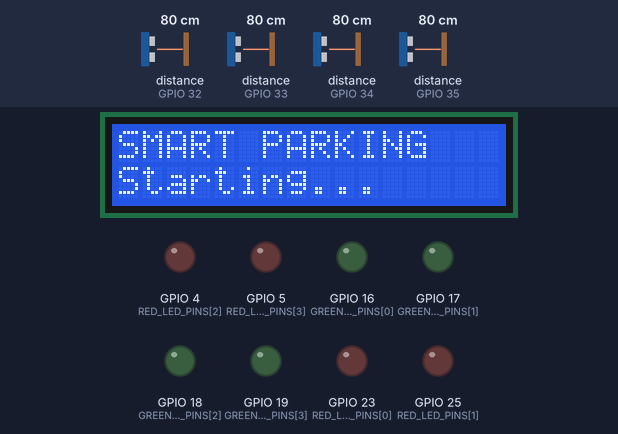
Simulated run of this sketch. Board: ESP32. On the bench: 16×2 character LCD, output pins drawn as LEDs (lit = HIGH). Wiring (inferred from the names in the program): 4 × ultrasonic range finder: trigger GPIO 13, echo GPIO 32 / trigger GPIO 14, echo GPIO 33 / trigger GPIO 26, echo GPIO 34 / trigger GPIO 27, echo GPIO 35. Inputs (shaded band) come from the test bench; at power-on: distance to the obstacle (sensors on GPIO 32, GPIO 33, GPIO 34, GPIO 35) 80 cm. The echo pulse lasts 58.3 µs per cm; WiFi joins after 1.5 s; servers stay silent unless stated; uploads are accepted with an empty reply; pins used as bus, display or sensor lines are not drawn; what the sketch prints to the serial monitor is not drawn.

Above: at 1.1 s.
At 5.2 s:
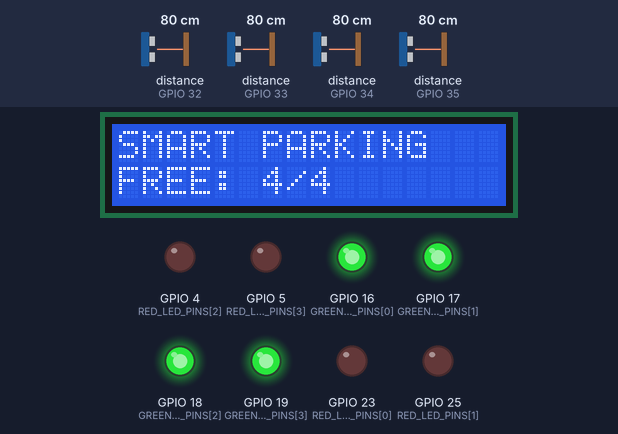
5.3 s: distance to the obstacle (sensor on GPIO 32) set to 23 cm
7.7 s: distance to the obstacle (sensor on GPIO 32) set to 18 cm
At 9.7 s:
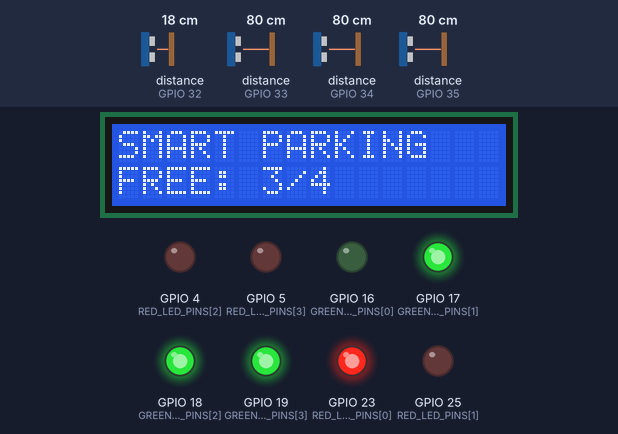
10.1 s: distance to the obstacle (sensor on GPIO 33) set to 23 cm
12.0 s: distance to the obstacle (sensor on GPIO 33) set to 19 cm
At 13.5 s:
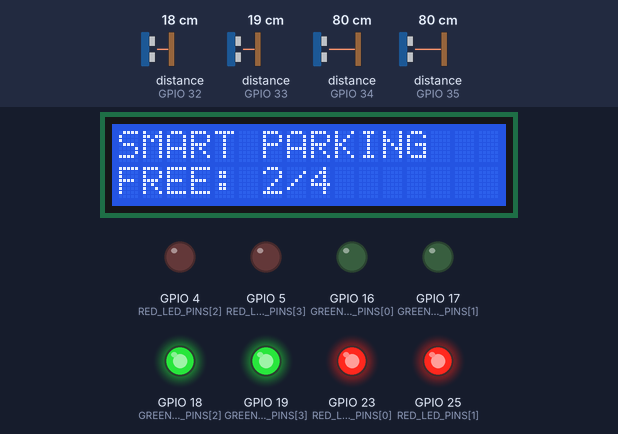
14.4 s: distance to the obstacle (sensor on GPIO 34) set to 23 cm
16.2 s: distance to the obstacle (sensor on GPIO 34) set to 19 cm
At 18.1 s:
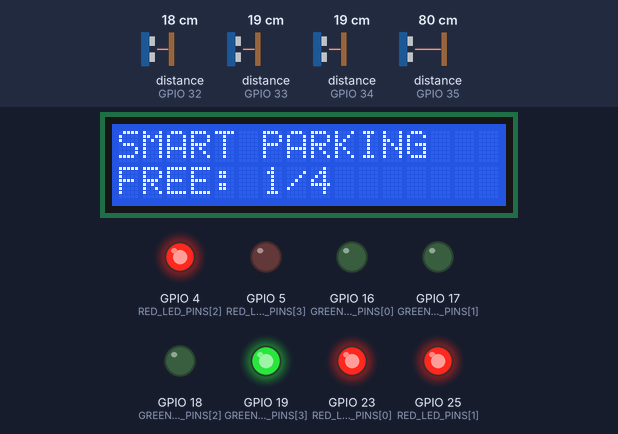
Timing chart, 0 to 19.6 s (numbered marks = the images above; inputs shaded):
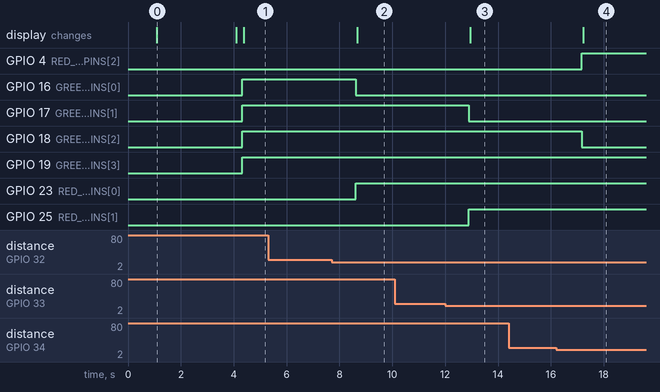

Measured:
- the behaviour switches between 21 and 20 cm on distance to the obstacle (sensor on GPIO 32) (found by bisection; images 1 and 2)
- the behaviour switches between 21 and 20 cm on distance to the obstacle (sensor on GPIO 33) (found by bisection; images 2 and 3)
- the behaviour switches between 21 and 20 cm on distance to the obstacle (sensor on GPIO 34) (found by bisection; images 3 and 4)
- after the input at 5.3 s, every drawn part: stays the same
- after the input at 7.7 s, GPIO 16 (GREEN_LED_PINS[0]): HIGH → LOW after 0.91 s; GPIO 23 (RED_LED_PINS[0]): LOW → HIGH after 0.91 s; the display: changes after 0.97 s (image 2)
- after the input at 10.1 s, every drawn part: stays the same
- after the input at 12.0 s, GPIO 17 (GREEN_LED_PINS[1]): HIGH → LOW after 0.89 s; GPIO 25 (RED_LED_PINS[1]): LOW → HIGH after 0.89 s; the display: changes after 0.95 s (image 3)
- after the input at 14.4 s, every drawn part: stays the same
- after the input at 16.2 s, GPIO 4 (RED_LED_PINS[2]): LOW → HIGH after 0.96 s; GPIO 18 (GREEN_LED_PINS[2]): HIGH → LOW after 0.96 s; the display: changes after 1.0 s (image 4)
- what the display in image 0 shows lasts 3.0 s, from 1.1 s to 4.1 s

The sketch:

smart_parking_esp32.ino
```cpp
#include <WiFi.h>
#include <HTTPClient.h>
#include <Wire.h>
#include <LiquidCrystal_I2C.h>

const char* WIFI_SSID = "YOUR_WIFI_NAME";
const char* WIFI_PASSWORD = "YOUR_WIFI_PASSWORD";
const char* BACKEND_URL = "YOUR_GOOGLE_APPS_SCRIPT_WEB_APP_URL";
const char* SENSOR_API_KEY = "YOUR_SENSOR_API_KEY";

const String LOCATION_ID = "1";

const int NUM_SLOTS = 4;
const float OCCUPIED_DISTANCE_CM = 20.0;
const float MAX_VALID_DISTANCE_CM = 400.0;

const unsigned long SENSOR_INTERVAL_MS = 1000;
const unsigned long CLOUD_SYNC_INTERVAL_MS = 60000;
const unsigned long WIFI_RECONNECT_INTERVAL_MS = 10000;

const int TRIG_PINS[NUM_SLOTS] = {13, 14, 26, 27};
const int ECHO_PINS[NUM_SLOTS] = {32, 33, 34, 35};

const int GREEN_LED_PINS[NUM_SLOTS] = {16, 17, 18, 19};
const int RED_LED_PINS[NUM_SLOTS] = {23, 25, 4, 5};

LiquidCrystal_I2C lcd(0x27, 16, 2);

enum SlotState {
  SLOT_UNKNOWN,
  SLOT_FREE,
  SLOT_OCCUPIED
};

SlotState currentSlotState[NUM_SLOTS];
SlotState lastCloudState[NUM_SLOTS];

float slotDistance[NUM_SLOTS];

unsigned long lastSensorReadTime = 0;
unsigned long lastCloudSyncTime = 0;
unsigned long lastWiFiReconnectTime = 0;

void setup() {
  Serial.begin(115200);
  delay(1000);

  Serial.println();
  Serial.println("Smart Parking System V2");
  Serial.println("Initializing system...");

  for (int i = 0; i < NUM_SLOTS; i++) {
    pinMode(TRIG_PINS[i], OUTPUT);
    pinMode(ECHO_PINS[i], INPUT);
    digitalWrite(TRIG_PINS[i], LOW);

    pinMode(GREEN_LED_PINS[i], OUTPUT);
    pinMode(RED_LED_PINS[i], OUTPUT);
    digitalWrite(GREEN_LED_PINS[i], LOW);
    digitalWrite(RED_LED_PINS[i], LOW);

    currentSlotState[i] = SLOT_UNKNOWN;
    lastCloudState[i] = SLOT_UNKNOWN;
    slotDistance[i] = -1;
  }

  Wire.begin();
  lcd.init();
  lcd.backlight();
  lcd.clear();
  lcd.setCursor(0, 0);
  lcd.print("SMART PARKING");
  lcd.setCursor(0, 1);
  lcd.print("Starting...");

  connectWiFi();

  delay(1500);
  lcd.clear();
}

void loop() {
  unsigned long currentTime = millis();

  if (WiFi.status() != WL_CONNECTED &&
      currentTime - lastWiFiReconnectTime >= WIFI_RECONNECT_INTERVAL_MS) {
    lastWiFiReconnectTime = currentTime;
    connectWiFi();
  }

  if (currentTime - lastSensorReadTime >= SENSOR_INTERVAL_MS) {
    lastSensorReadTime = currentTime;

    readAllParkingSlots();
    updateAllLEDs();
    updateLCD();
    printDiagnostics();
    sendChangedStates();
  }

  if (currentTime - lastCloudSyncTime >= CLOUD_SYNC_INTERVAL_MS) {
    lastCloudSyncTime = currentTime;
    synchronizeAllSlots();
  }
}

void connectWiFi() {
  if (WiFi.status() == WL_CONNECTED) {
    return;
  }

  Serial.println("Connecting to Wi-Fi...");
  WiFi.begin(WIFI_SSID, WIFI_PASSWORD);

  unsigned long startTime = millis();

  while (WiFi.status() != WL_CONNECTED &&
         millis() - startTime < 10000) {
    delay(500);
    Serial.print(".");
  }

  if (WiFi.status() == WL_CONNECTED) {
    Serial.println();
    Serial.println("Wi-Fi connected.");
    Serial.print("ESP32 IP Address: ");
    Serial.println(WiFi.localIP());
  } else {
    Serial.println();
    Serial.println("Wi-Fi connection failed.");
    Serial.println("Local parking detection will continue.");
  }
}

float measureDistanceCM(int trigPin, int echoPin) {
  digitalWrite(trigPin, LOW);
  delayMicroseconds(2);

  digitalWrite(trigPin, HIGH);
  delayMicroseconds(10);
  digitalWrite(trigPin, LOW);

  unsigned long duration = pulseIn(echoPin, HIGH, 30000);

  if (duration == 0) {
    return -1;
  }

  float distance = duration * 0.0343 / 2.0;

  if (distance <= 0 || distance > MAX_VALID_DISTANCE_CM) {
    return -1;
  }

  return distance;
}

void readAllParkingSlots() {
  for (int i = 0; i < NUM_SLOTS; i++) {
    float distance = measureDistanceCM(TRIG_PINS[i], ECHO_PINS[i]);

    slotDistance[i] = distance;

    if (distance < 0) {
      Serial.print("Invalid sensor reading for S");
      Serial.println(i + 1);
      continue;
    }

    if (distance <= OCCUPIED_DISTANCE_CM) {
      currentSlotState[i] = SLOT_OCCUPIED;
    } else {
      currentSlotState[i] = SLOT_FREE;
    }

    delay(50);
  }
}

void updateAllLEDs() {
  for (int i = 0; i < NUM_SLOTS; i++) {
    if (currentSlotState[i] == SLOT_FREE) {
      digitalWrite(GREEN_LED_PINS[i], HIGH);
      digitalWrite(RED_LED_PINS[i], LOW);
    } else if (currentSlotState[i] == SLOT_OCCUPIED) {
      digitalWrite(GREEN_LED_PINS[i], LOW);
      digitalWrite(RED_LED_PINS[i], HIGH);
    } else {
      digitalWrite(GREEN_LED_PINS[i], LOW);
      digitalWrite(RED_LED_PINS[i], LOW);
    }
  }
}

void updateLCD() {
  int freeSlots = 0;

  for (int i = 0; i < NUM_SLOTS; i++) {
    if (currentSlotState[i] == SLOT_FREE) {
      freeSlots++;
    }
  }

  lcd.setCursor(0, 0);
  lcd.print("SMART PARKING   ");

  lcd.setCursor(0, 1);
  lcd.print("FREE: ");
  lcd.print(freeSlots);
  lcd.print("/");
  lcd.print(NUM_SLOTS);
  lcd.print("       ");
}

void sendChangedStates() {
  if (WiFi.status() != WL_CONNECTED) {
    return;
  }

  for (int i = 0; i < NUM_SLOTS; i++) {
    if (currentSlotState[i] == SLOT_UNKNOWN) {
      continue;
    }

    if (currentSlotState[i] != lastCloudState[i]) {
      if (sendSlotUpdate(i, currentSlotState[i])) {
        lastCloudState[i] = currentSlotState[i];
      }
    }
  }
}

void synchronizeAllSlots() {
  if (WiFi.status() != WL_CONNECTED) {
    Serial.println("Cloud sync skipped: Wi-Fi unavailable.");
    return;
  }

  Serial.println("Synchronizing all slots...");

  for (int i = 0; i < NUM_SLOTS; i++) {
    if (currentSlotState[i] == SLOT_UNKNOWN) {
      continue;
    }

    if (sendSlotUpdate(i, currentSlotState[i])) {
      lastCloudState[i] = currentSlotState[i];
    }

    delay(250);
  }
}

bool sendSlotUpdate(int slotIndex, SlotState state) {
  if (WiFi.status() != WL_CONNECTED) {
    return false;
  }

  String slotId = "S" + String(slotIndex + 1);
  String status = state == SLOT_OCCUPIED ? "OCCUPIED" : "FREE";

  String url =
    String(BACKEND_URL) +
    "?action=updateSensor" +
    "&locationId=" + LOCATION_ID +
    "&slotId=" + slotId +
    "&status=" + status +
    "&apiKey=" + String(SENSOR_API_KEY);

  HTTPClient http;

  Serial.print("Updating ");
  Serial.print(slotId);
  Serial.print(" -> ");
  Serial.println(status);

  http.begin(url);
  http.setFollowRedirects(HTTPC_STRICT_FOLLOW_REDIRECTS);

  int httpCode = http.GET();

  if (httpCode > 0) {
    String response = http.getString();

    Serial.print("HTTP Response: ");
    Serial.println(httpCode);
    Serial.print("Backend: ");
    Serial.println(response);

    http.end();

    return httpCode == 200 &&
           response.indexOf("\"success\":true") >= 0;
  }

  Serial.print("HTTP request failed: ");
  Serial.println(http.errorToString(httpCode));

  http.end();

  return false;
}

void printDiagnostics() {
  Serial.println();
  Serial.println("----------------------------");
  Serial.println("Parking Slot Status");
  Serial.println("----------------------------");

  int freeSlots = 0;

  for (int i = 0; i < NUM_SLOTS; i++) {
    Serial.print("S");
    Serial.print(i + 1);
    Serial.print(" | Distance: ");

    if (slotDistance[i] < 0) {
      Serial.print("INVALID");
    } else {
      Serial.print(slotDistance[i]);
      Serial.print(" cm");
    }

    Serial.print(" | Status: ");

    if (currentSlotState[i] == SLOT_FREE) {
      Serial.println("FREE");
      freeSlots++;
    } else if (currentSlotState[i] == SLOT_OCCUPIED) {
      Serial.println("OCCUPIED");
    } else {
      Serial.println("UNKNOWN");
    }
  }

  Serial.print("Available Slots: ");
  Serial.print(freeSlots);
  Serial.print("/");
  Serial.println(NUM_SLOTS);

  Serial.print("Wi-Fi: ");
  Serial.println(
    WiFi.status() == WL_CONNECTED
      ? "CONNECTED"
      : "DISCONNECTED"
  );

  Serial.println("----------------------------");
}
```
